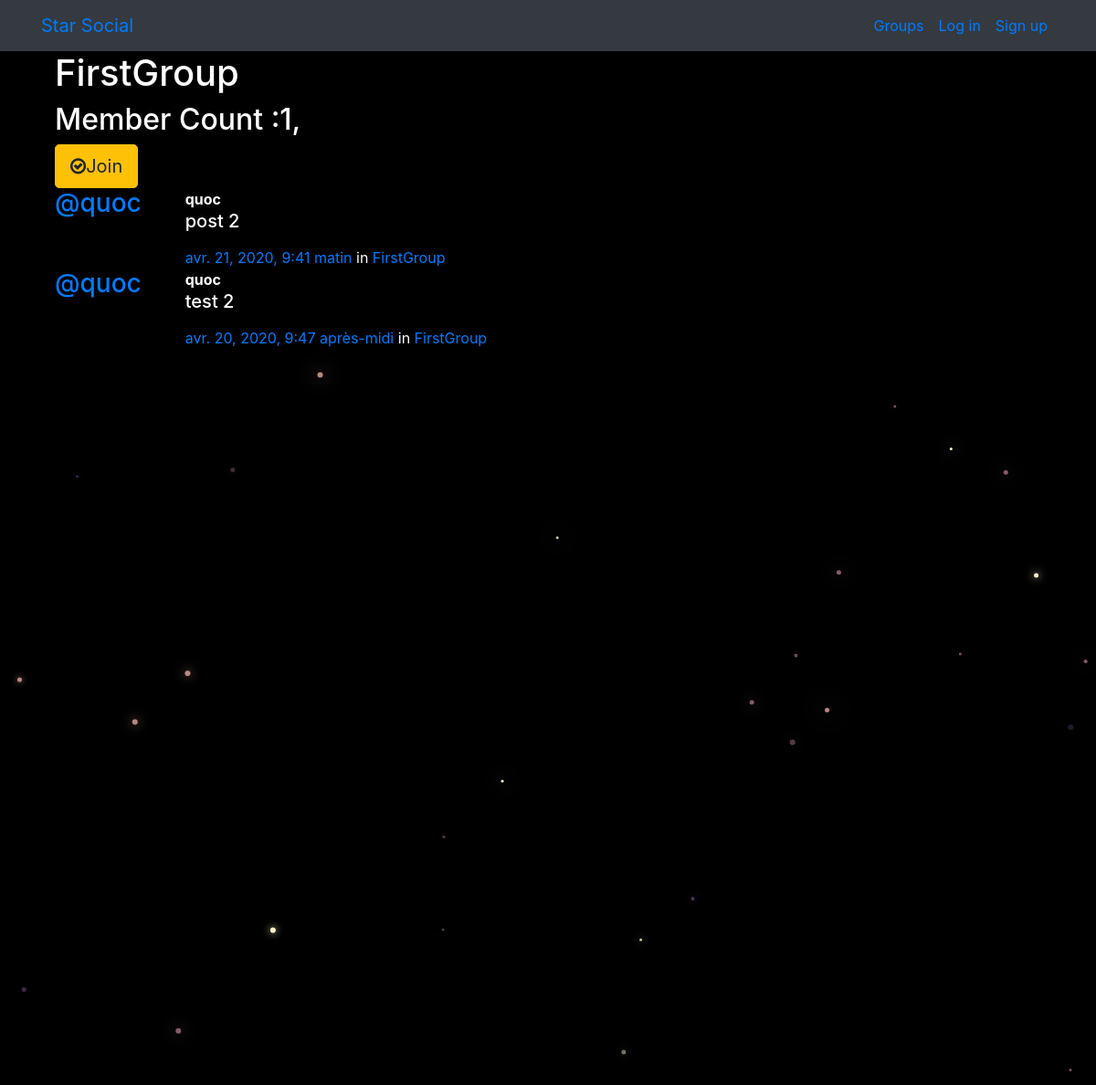
The page /groups/posts/in/firstgroup on the database its author committed.
### groups/models.py (models this page shows, shortened)
class Group(models.Model):
    name = models.CharField(max_length=255, unique=True)
    slug = models.SlugField(allow_unicode=True, unique=True)
    description = models.TextField(blank=True, default ='')
    description_html = models.TextField(editable=False, blank=True, default='')
    members = models.ManyToManyField(User,through="GroupMember") # Ajout member here when relationship m2m, why not ajout this in Model "User", but is complicated
    class Meta:
        ordering   = ['name']

### posts/models.py (models this page shows, shortened)
class Post(models.Model):
    user = models.ForeignKey(User, related_name="posts",on_delete=models.CASCADE)
    created_at = models.DateTimeField(auto_now=True)
    message = models.TextField()
    message_html=models.TextField(editable=False)
    group = models.ForeignKey(Group, related_name="posts", null =True, blank=True,on_delete=models.CASCADE)
    class Meta:
        ordering = ["-created_at"]
        unique_together=["user","message"]

### groups/views.py (the view)
# urls.py: path('posts/in/<slug>', views.SingleGroup.as_view(), name ="single"),
class SingleGroup(DetailView):
    model = Group

### groups/templates/groups/group_detail.html
{% extends "groups/group_base.html" %}
{% block pregroup %}
<div class="container">
  <h1>{{group.name}}</h1>
  <h2>Member Count :{{ group.members.count }}, {{one_user.name}}</h2>
  <div class="content">
    {% if user in group.members.all %}
      <a href="{% url 'groups:leave' slug=group.slug %}" class="btn btn-lg btn-warning"><span class="glyphicon glyphicon-remove-circle"></span>Leave</a>
    {% else %}
      <a href="{% url 'groups:join' slug=group.slug %}"
      class="btn btn-lg btn-fill btn-warning"><span class="fa fa-check-circle-o"></span>Join</a>
    {% endif %}
  </div>
</div>
{% endblock %}
{% block group_content %}
<div class="col-md-8">
  {% if group.posts.count == 0 %}
  <h2>No post in this group yet!</h2>
  {% else %}
    {% for post in group.posts.all %}
      {% include "posts/_post.html" %}
    {% endfor %}
  {% endif %}
</div>
{% endblock %}

### posts/templates/posts/_post.html (shortened to what this page needs)
<div class="media">
	<h3 class="mr-5"><a href="{% url 'posts:for_user' username=post.user.username %}">@{{ post.user.username }}</a></h3>
	<div class="media-body">
		<strong>{{ post.user.username }}</strong>
		<h5>{{ post.message_html|safe }}</h5>
			<time class="time"><a href="{% url 'posts:single' username=post.user.username pk=post.pk %}">{{ post.created_at }}</a></time>
			{% if post.group %}
			<span class="group-name">in <a href="#">{{ post.group.name }}</a></span>
			{% endif %}
	</div>
</div>

### static/simplesocial/css/master.css (style rules this page uses)
body { margin: 0; overflow: hidden; background-color: black; color:white; }

### rows shown on the page
Group: name "FirstGroup", members.count "1"
Post: user.username "quoc", message_html "post 2", created_at "avr. 21, 2020, 9:41 matin", group.name "FirstGroup"
Post: user.username "quoc", message_html "test 2", created_at "avr. 20, 2020, 9:47 après-midi", group.name "FirstGroup"
